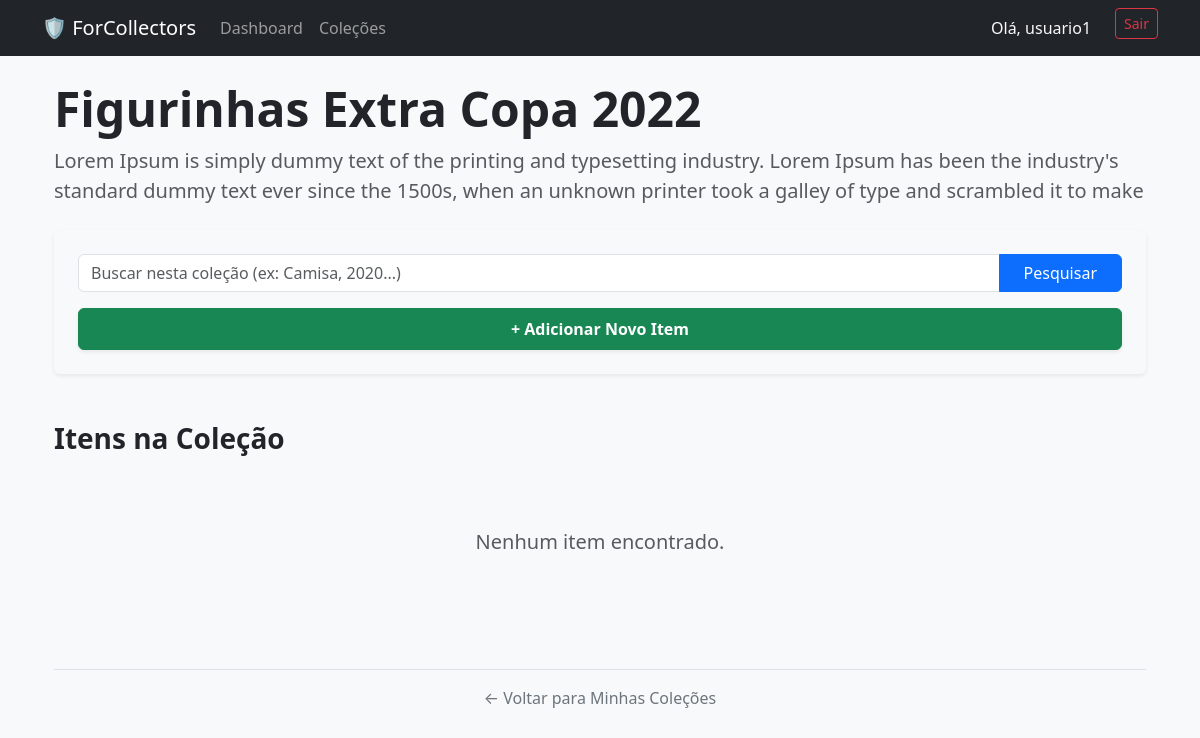
The page /collection/3/ (signed in) on the database its author committed.
### albums/models.py (models this page shows, shortened)
class Collection(models.Model):
    name = models.CharField(max_length=100, verbose_name="Nome da Coleção")
    description = models.TextField(blank=True, null=True, verbose_name="Descrição")
    owner = models.ForeignKey(User, on_delete=models.CASCADE, related_name='collections')
    created_at = models.DateTimeField(auto_now_add=True)

### albums/views.py (the view)
# urls.py: path('collection/<int:pk>/', views.collection_detail, name='collection_detail'),
@login_required
def collection_detail(request, pk):
    collection = get_object_or_404(Collection, pk=pk, owner=request.user)
    items = collection.items.all()
    search_query = request.GET.get('search')
    if search_query:
        filters = Q(title__icontains=search_query) | Q(description__icontains=search_query)
        if search_query.isdigit():
            filters |= Q(year=int(search_query))
        items = items.filter(filters)
    return render(request, 'albums/collection_detail.html', {'collection': collection, 'items': items, 'search_query': search_query})

### albums/templates/albums/collection_detail.html (shortened to what this page needs)
{% extends 'base.html' %}
{% block content %}
<div class="container mt-4">
    <div class="mb-4 text-center text-md-start">
        <h1 class="display-5 fw-bold">{{ collection.name }}</h1>
        <p class="lead text-muted">{{ collection.description }}</p>
    </div>
    <div class="card mb-5 shadow-sm border-0 bg-light">
        <div class="card-body p-4">
            <form method="GET" class="row g-3">
                <div class="col-12">
                    <div class="input-group">
                        <input type="text" name="search"
                               class="form-control no-focus-outline"
                               placeholder="Buscar nesta coleção (ex: Camisa, 2020...)"
                               value="{{ search_query|default:'' }}">
                        <button type="submit" class="btn btn-primary px-4">Pesquisar</button>
                    </div>
                </div>
                <div class="col-12">
                    <a href="{% url 'item_create' collection.pk %}" class="btn btn-success w-100 py-2 shadow-sm fw-bold">
                        + Adicionar Novo Item
                    </a>
                </div>
            </form>
        </div>
    </div>
    <h3 class="mb-4 fw-bold">Itens na Coleção</h3>
    {% if items %}
        <div class="row row-cols-1 row-cols-md-2 row-cols-lg-3 g-4">
            {% for item in items %}
                <div class="col">
                    <div class="card h-100 shadow-sm border-0 item-card">
                        {% if item.image %}
                            <img src="{{ item.image.url }}"
                                 class="card-img-top"
                                 alt="{{ item.title }}"
                                 style="height: 280px; object-fit: cover; cursor: pointer;"
                                 data-bs-toggle="modal"
                                 data-bs-target="#imageModal{{ item.pk }}"
                                 title="Clique para ampliar">
                        {% else %}
                            <div class="bg-light d-flex align-items-center justify-content-center border-bottom" style="height: 280px;">
                                <span class="text-muted italic">Sem imagem</span>
                            </div>
                        {% endif %}
                        <div class="card-body">
                            <h5 class="card-title fw-bold mb-1">{{ item.title }}</h5>
                            <span class="badge bg-secondary mb-3">{{ item.year }}</span>
                            <p class="card-text text-truncate-3 small text-muted">{{ item.description }}</p>
                        </div>
                        <div class="card-footer bg-white border-top-0 d-flex justify-content-between pb-3">
                            <a href="{% url 'item_update' item.pk %}" class="btn btn-sm btn-outline-primary px-3">Editar</a>
                            <a href="{% url 'item_delete' item.pk %}" class="btn btn-sm btn-outline-danger px-3">Deletar</a>
                        </div>
                    </div>
                </div>
                {% if item.image %}
                <div class="modal fade" id="imageModal{{ item.pk }}" tabindex="-1" aria-hidden="true">
                    <div class="modal-dialog modal-dialog-centered modal-lg">
                        <div class="modal-content bg-dark border-0">
                            <div class="modal-header border-0 pb-0">
                                <h5 class="modal-title text-white">{{ item.title }} ({{ item.year }})</h5>
                                <button type="button" class="btn-close btn-close-white" data-bs-dismiss="modal" aria-label="Close"></button>
                            </div>
                            <div class="modal-body p-2 d-flex align-items-center justify-content-center" style="height: 75vh; overflow: hidden;">
                                <img src="{{ item.image.url }}"
                                     class="img-fluid rounded"
                                     alt="{{ item.title }}"
                                     style="max-height: 100%; max-width: 100%; object-fit: contain;">
                            </div>
                            <div class="modal-footer border-0 justify-content-center pt-0">
                                <p class="text-light small text-center">{{ item.description|truncatewords:20 }}</p>
                            </div>
                        </div>
                    </div>
                </div>
                {% endif %}
            {% endfor %}
        </div>
    {% else %}
        <div class="text-center py-5 card bg-light border-0">
            <p class="text-muted fs-5">Nenhum item encontrado.</p>
        </div>
    {% endif %}
    <div class="mt-5 mb-5 text-center border-top pt-3">
        <a href="{% url 'album_list' %}" class="text-decoration-none text-secondary">
            ← Voltar para Minhas Coleções
        </a>
    </div>
</div>
{% endblock %}

### templates/base.html (shortened to what this page needs)
<!DOCTYPE html>
<html lang="pt-br">
<head>
    <link href="https://cdn.jsdelivr.net/npm/bootstrap@5.3.0/dist/css/bootstrap.min.css" rel="stylesheet">
</head>
<body class="bg-light">
    <nav class="navbar navbar-expand-lg navbar-dark bg-dark mb-4">
        <div class="container">
            <a class="navbar-brand" href="{% url 'dashboard' %}">🛡️ ForCollectors</a>
            <div class="navbar-nav me-auto">
                <a class="nav-link" href="{% url 'dashboard' %}">Dashboard</a>
                <a class="nav-link" href="{% url 'album_list' %}">Coleções</a>
            </div>
            <div class="navbar-nav">
                <span class="nav-item nav-link text-light me-3">Olá, {{ user.username }}</span>
                <form action="{% url 'logout' %}" method="post" class="d-inline">
                    <button type="submit" class="btn btn-outline-danger btn-sm">Sair</button>
                </form>
            </div>
        </div>
    </nav>
    <div class="container">
        <main>
            {% block content %}
            {% endblock %}
        </main>
    </div>
</body>
</html>

### rows shown on the page
Collection: name "Figurinhas Extra Copa 2022", description "Lorem Ipsum is simply dummy text of the printing and typesetting industry. Lorem Ipsum has been the industry's standard dummy text ever since the 1500s, when an unknown printer took a galley of type and scrambled it to make"

### other values the page prints
{{ user.username }} "usuario1"
